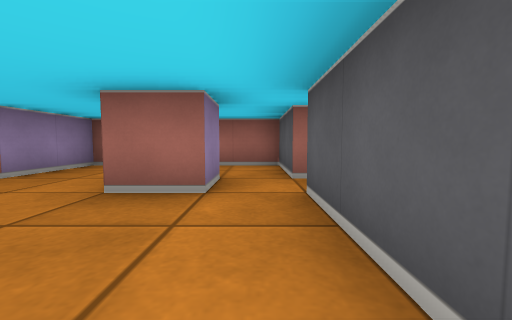
[1] (above)

24 first-person views from a walk through a cub3D level. The camera is about half as high as the walls, tilts 4° down and sees 90° across. The floor is counted in squares. Each view is taken from the middle of a square. On the plan, view 1 faces up. The plan holds only what a view shows up to about 9 squares ahead; the rest is blank.

[2]
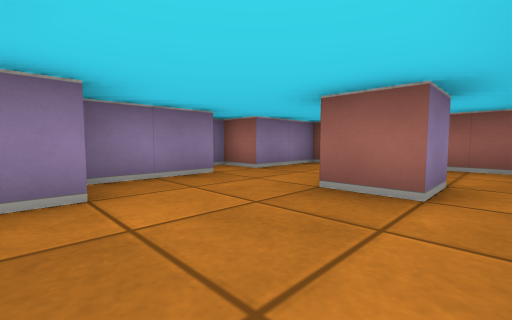

[3]
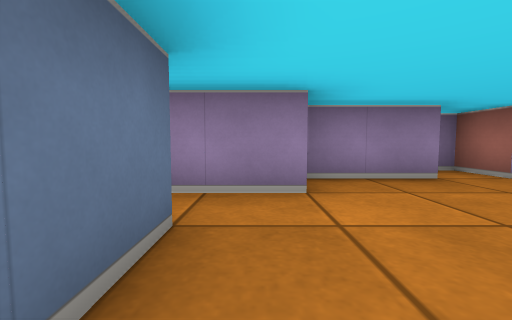

[4]
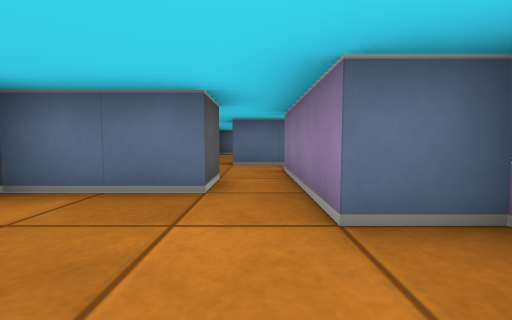

[5]
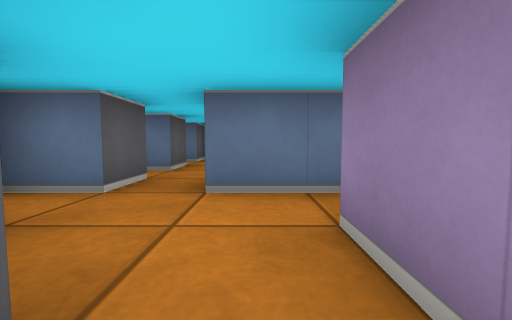

[6]
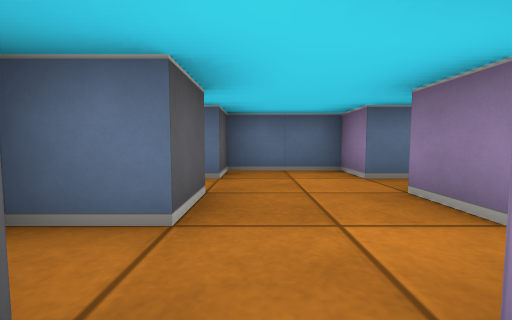

[7]
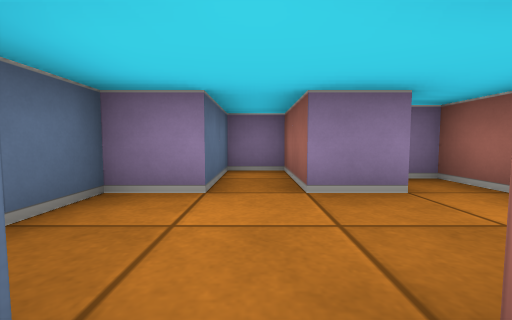

[8]
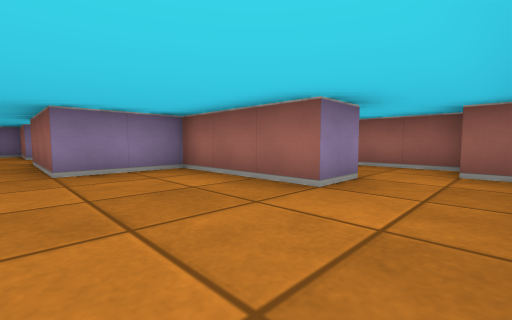

[9]
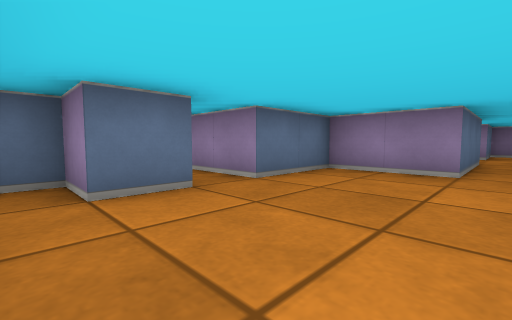

[10]
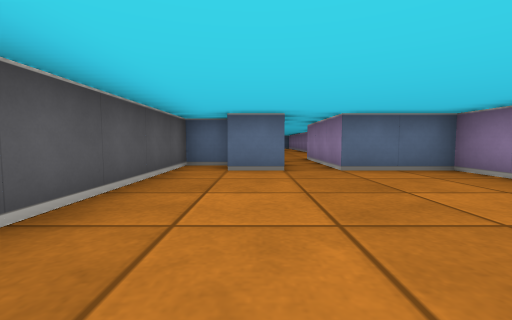

[11]
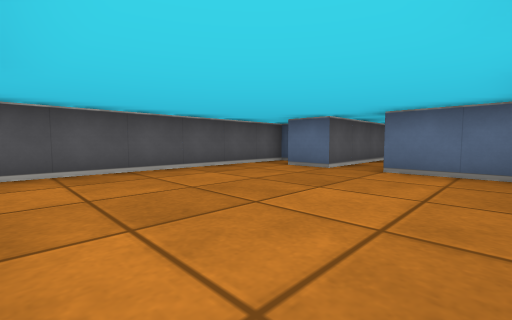

[12]
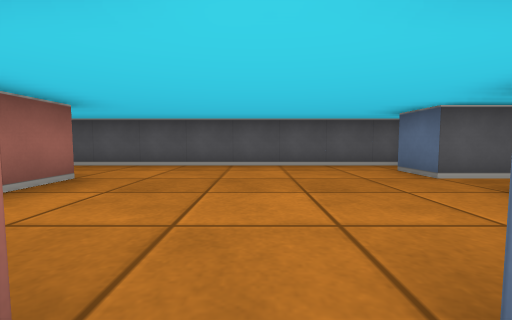

[13]
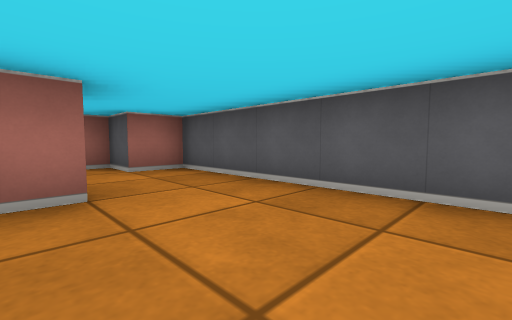

[14]
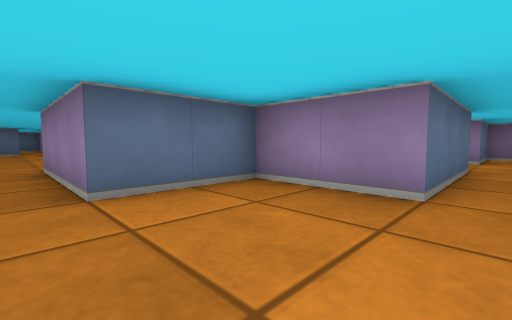

[15]
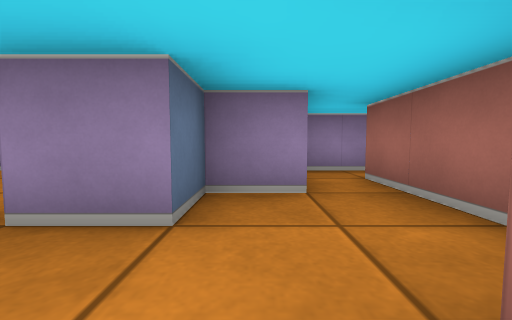

[16]
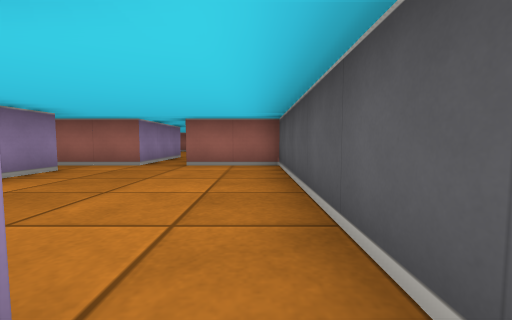

[17]
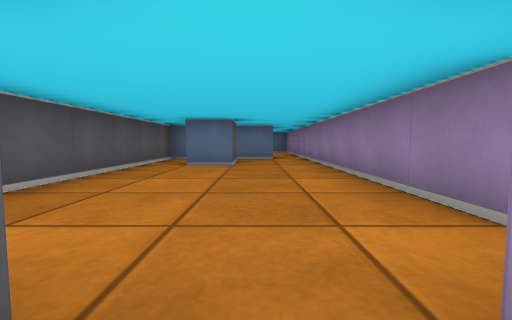

[18]
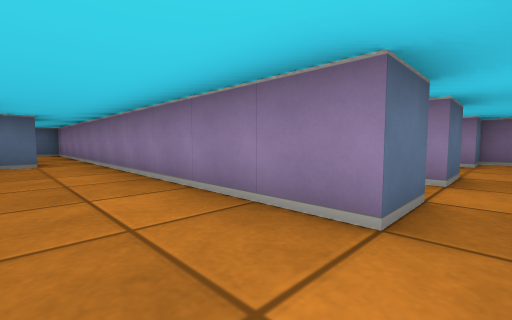

[19]
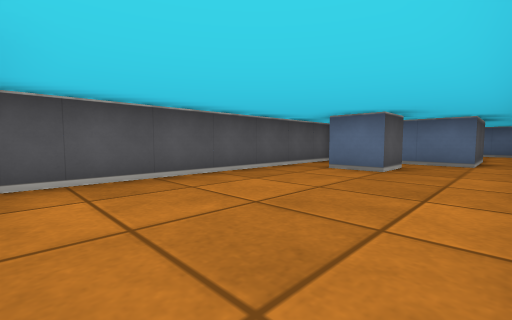

[20]
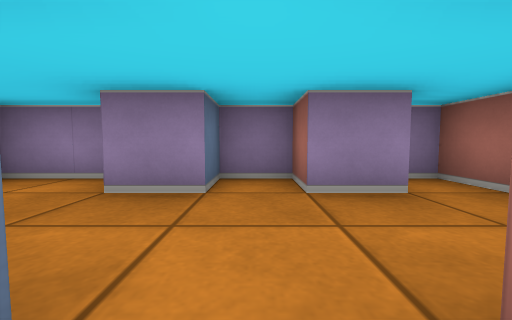

[21]
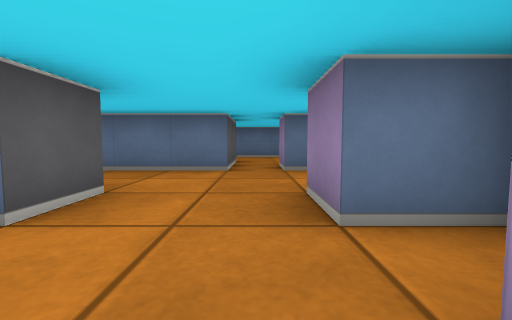

[22]
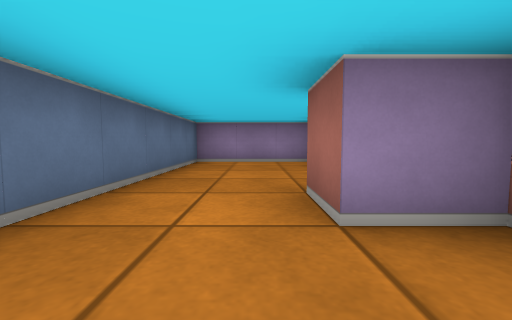

[23]
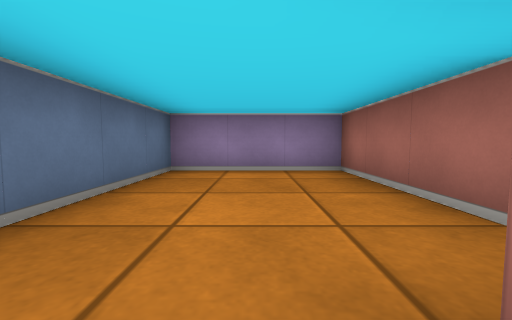

[24]
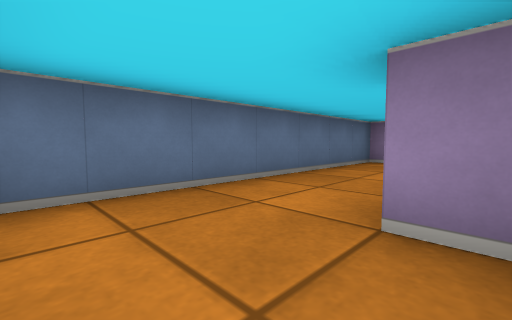

### Floor plan
Ten units are one square. View 1 is at (0, 0); x grows to the right and y downward. Boxes are objects, and circles mark ways between rooms. Rooms are numbered by the first view taken in them; rooms with no view inside come last. Other rooms are left out.
<svg viewBox="-50 -60 130 280">
<path fill="none" stroke="#000" d="M-35 -26 -35 -5 -25 -5 -25 15M-5 -36 -5 -25 -15 -25M5 -35 5 -55 -9 -55M-15 15 -15 5 5 5 5 -25M-35 -55 -35 -35 -45 -35 -45 -31M-5 45 -5 35M-25 54 -25 65M-25 45 -35 45 -35 50M-5 65 -5 55 5 55M45 24 45 35 55 35 55 45 25 45 25 65 -5 65M-5 75 25 75 25 95 45 95 45 125M55 125 55 95 65 95 65 105 75 105 75 25 65 25 65 15 35 15M55 186 55 175 65 175M45 125 26 125M24 135 35 135 35 215M45 215 45 195 75 195 75 125 55 125M5 145 5 135 15 135M-5 165 18 165M-25 150 -25 165M-15 114 -15 125 -25 125 -25 135 -15 135 -15 145M-20 165 -15 165M-15 105 -25 105 -25 110M5 174 5 185 -5 185 -5 165M-15 165 -15 175 -45 175 -45 205 21 205M-25 65 -45 65 -45 75 -25 75 -25 85 -5 85 -5 75"/>
<circle cx="-15" cy="60" r="3" fill="#2a7"/>
<circle cx="50" cy="130" r="3" fill="#2a7"/>
<circle cx="0" cy="70" r="3" fill="#2a7"/>
<circle cx="30" cy="130" r="3" fill="#2a7"/>
<circle cx="-10" cy="170" r="3" fill="#2a7"/>
<text x="-20" y="-20">1</text>
<text x="-10" y="50">2</text>
<text x="50" y="70">3</text>
<text x="50" y="160">4</text>
<text x="0" y="140">5</text>
<text x="-10" y="190">6</text>
<text x="-20" y="70">7</text>
</svg>
Room 2 opens to room 7. Room 3 opens to room 4. Room 3 opens to room 7. Room 4 opens to room 5. Room 5 opens to room 6.

Where each view was taken, in squares from view 1:
view 1: 0 up, 0 right, facing up
view 2: 0 up, 0 right, facing up-left
view 3: 0 up, 0 right, facing left
view 4: 2 up, 2 left, facing down
view 5: 1 down, 2 left, facing down
view 6: 4 down, 1 left, facing down
view 7: 7 down, 0 right, facing left
view 8: 7 down, 7 right, facing up-left
view 9: 7 down, 7 right, facing down-left
view 10: 5 down, 6 right, facing down
view 11: 5 down, 3 right, facing down-right
view 12: 7 down, 2 right, facing right
view 13: 7 down, 5 right, facing up-right
view 14: 7 down, 5 right, facing down-left
view 15: 3 down, 7 right, facing left
view 16: 18 down, 7 right, facing up
view 17: 12 down, 5 right, facing down
view 18: 13 down, 5 right, facing down-left
view 19: 13 down, 4 right, facing down-right
view 20: 13 down, 1 right, facing left
view 21: 12 down, 1 left, facing down
view 22: 19 down, 2 right, facing left
view 23: 19 down, 0 right, facing left
view 24: 18 down, 2 right, facing down-left
